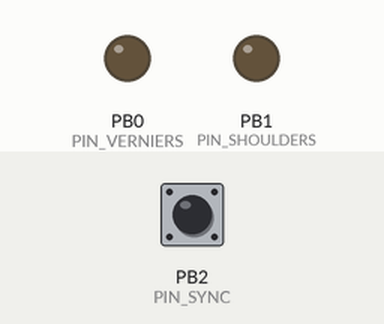
Recording of a sketch running on a simulated ATtiny85, built with avr-gcc and run on an emulated ATtiny85. On the bench: output pins drawn as LEDs (lit = HIGH). The inputs (shaded band) are chosen by the test bench; at power-on: PB2 (PIN_SYNC) HIGH.

Above: at 3.9 s.
4.0 s: PB2 (PIN_SYNC) pulled LOW for 1 s
8.0 s: PB2 (PIN_SYNC) pulled LOW for 3.2 s
At 16.5 s:
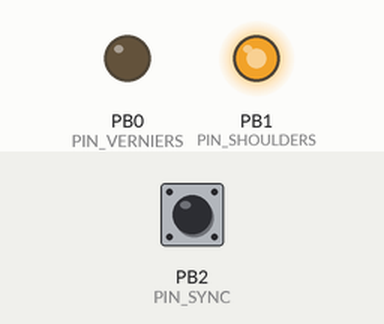
Timing chart, 0 to 18.0 s (numbered marks = the images above; inputs shaded):
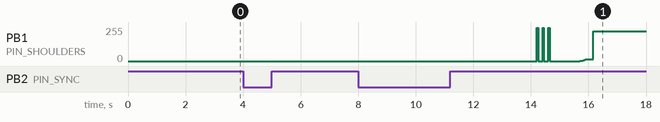

The sketch:

mc1.ino
```cpp
/**
TORSO_BOARD MC1 Attiny85
**/

#define PIN_SHOULDERS 1
#define PIN_VERNIERS 0
#define PIN_SYNC 2

#define TH_F1 50
#define TH_F0 150


const byte gamma[] PROGMEM = {
  0, 0, 0, 0, 0, 0, 0, 0, 0, 0, 0, 0, 0, 0, 0, 0,
  0, 0, 0, 1, 1, 1, 1, 1, 1, 1, 1, 1, 1, 1, 1, 1,
  1, 1, 1, 1, 1, 1, 1, 1, 1, 1, 1, 2, 2, 2, 2, 2,
  2, 2, 2, 2, 2, 2, 2, 2, 2, 2, 3, 3, 3, 3, 3, 3,
  3, 3, 3, 3, 3, 3, 4, 4, 4, 4, 4, 4, 4, 4, 4, 5,
  5, 5, 5, 5, 5, 5, 5, 6, 6, 6, 6, 6, 6, 6, 7, 7,
  7, 7, 7, 8, 8, 8, 8, 8, 9, 9, 9, 9, 9, 10, 10, 10,
  10, 11, 11, 11, 11, 12, 12, 12, 12, 13, 13, 13, 14, 14, 14, 15,
  15, 15, 16, 16, 16, 17, 17, 18, 18, 18, 19, 19, 20, 20, 21, 21,
  22, 22, 23, 23, 24, 24, 25, 25, 26, 26, 27, 28, 28, 29, 30, 30,
  31, 32, 32, 33, 34, 35, 35, 36, 37, 38, 39, 40, 40, 41, 42, 43,
  44, 45, 46, 47, 48, 49, 51, 52, 53, 54, 55, 56, 58, 59, 60, 62,
  63, 64, 66, 67, 69, 70, 72, 73, 75, 77, 78, 80, 82, 84, 86, 88,
  90, 91, 94, 96, 98, 100, 102, 104, 107, 109, 111, 114, 116, 119, 122, 124,
  127, 130, 133, 136, 139, 142, 145, 148, 151, 155, 158, 161, 165, 169, 172, 176,
  180, 184, 188, 192, 196, 201, 205, 210, 214, 219, 224, 229, 234, 239, 244, 250, 255
};

struct __attribute__((packed)) Led {
  byte pin;
  unsigned long t0 = 0;
  byte stage = 0;
};

byte mode = 0;
byte modeCount = 0;

Led verniers;
Led shoulders;

void setLed(Led* led, byte pwm_value) {
  analogWrite(led->pin, pgm_read_byte(&gamma[pwm_value]));
}

Led initLed(Led* led, byte pin) {
  led->pin = pin;
  led->stage = 0;
  led->t0 = 0;
  pinMode(pin, OUTPUT);
  analogWrite(pin, 0);
}

void next(Led* led) {
  led->stage++;
  led->t0 = millis();
}

void reset(Led* led) {
  led->stage = 0;
  led->t0 = millis();
  setLed(led, 0);
}

void wait(Led* led, unsigned long t, byte v) {
  unsigned long d = millis() - led->t0;
  if (d > t) {
    next(led);
    setLed(led, v);
  }
}

byte flicker(Led* led, byte i) {
  byte n = millis() % 42 > 36 ? i : n / 4 * 3;
  analogWrite(led->pin, pgm_read_byte(&gamma[n]));
}

void setup() {
  initLed(&shoulders, PIN_SHOULDERS);
  initLed(&verniers, PIN_VERNIERS);
  pinMode(PIN_SYNC, INPUT_PULLUP);
  while (digitalRead(PIN_SYNC) == 1) {
    delay(1);
  }
}

void runVerniers() {
  unsigned long d = millis() - verniers.t0;
  byte i = 0;
  switch (verniers.stage) {
    case 0:
      next(&verniers);
      break;
    case 1:  //off
      if (d > 3000 + 4500)
        next(&verniers);
      break;
    case 2:  //fade in
      i = map(d, 0, 3000, 0, 255);
      flicker(&verniers, i);
      if (d > 3000)
        next(&verniers);
      break;
    case 3:  //on
      if (d > 8500) next(&verniers);
      flicker(&verniers, 255);
      break;
    case 4:  //fade out
      i = map(d, 0, 2000, 255, 0);
      flicker(&verniers, i);
      if (d > 2000)
        next(&verniers);
      break;
  }
}

void runShoulders() {
  byte i = 0;
  unsigned long d = millis() - shoulders.t0;
  switch (shoulders.stage) {
    case 0:
      next(&shoulders);
      break;
    case 1:  // off
      wait(&shoulders, 3000, 255);
      break;
    case 2:  // blink1
      wait(&shoulders, TH_F1, 0);
      break;
    case 3:  // off
      wait(&shoulders, TH_F0, 255);
      break;
    case 4:  // blink2
      wait(&shoulders, TH_F1, 0);
      break;
    case 5:  // off
      wait(&shoulders, TH_F0, 255);
      break;
    case 6:  // blink3
      wait(&shoulders, TH_F1, 0);
      break;
    case 7:  // off
      wait(&shoulders, 1000, 0);
      break;
    case 8:  //fade in
      i = map(d, 0, 500, 0, 250);
      setLed(&shoulders, i);
      wait(&shoulders, 500, 250);
      break;
    case 9:  // on
      wait(&shoulders, 15050, 0);
      break;
    case 10:  //fade OUT
      i = map(d, 500, 0, 0, 255);
      setLed(&shoulders, i);
      if (d > 500)
        next(&shoulders);
      break;
    case 11:
      wait(&shoulders, 500, 0);
      break;
  }
}

void loop() {
  runVerniers();
  runShoulders();
  if (digitalRead(PIN_SYNC) == 0) {
    while (digitalRead(PIN_SYNC) == 0) delay(1);
    reset(&shoulders);
    reset(&verniers);
  }
}
```

Measured:
- after the input at 4.0 s, every drawn part: stays the same
